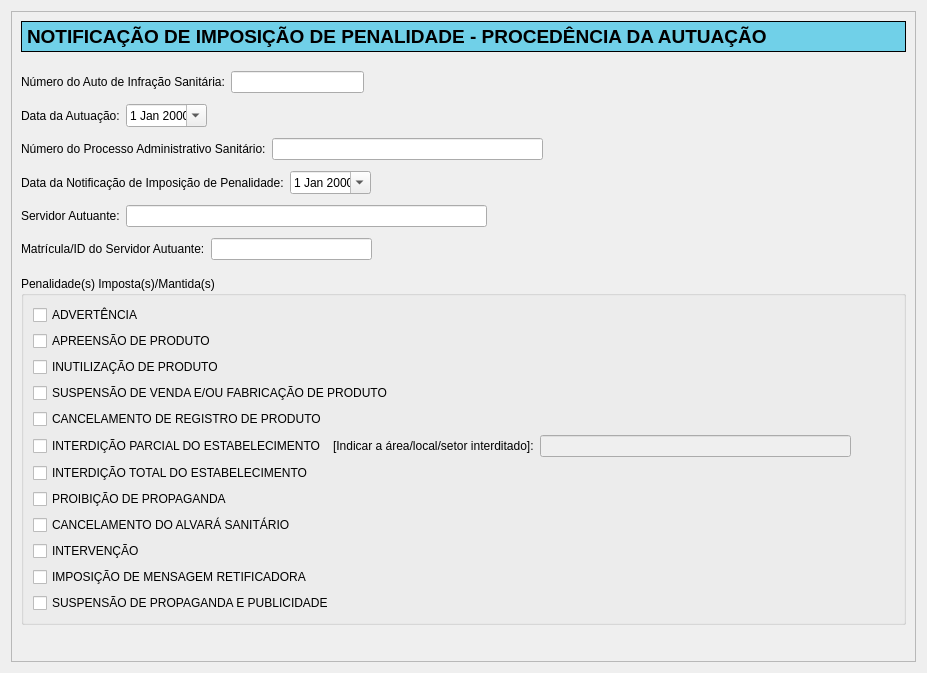
<?xml version="1.0" encoding="UTF-8"?>
<ui version="4.0">
 <class>NotifImposPenalidadeProcedencia</class>
 <widget class="QWidget" name="NotifImposPenalidadeProcedencia">
  <property name="geometry">
   <rect>
    <x>0</x>
    <y>0</y>
    <width>927</width>
    <height>673</height>
   </rect>
  </property>
  <property name="windowTitle">
   <string>Form</string>
  </property>
  <layout class="QVBoxLayout" name="verticalLayout">
   <item>
    <widget class="QScrollArea" name="scrollArea">
     <property name="widgetResizable">
      <bool>true</bool>
     </property>
     <widget class="QWidget" name="scrollAreaWidgetContents">
      <property name="geometry">
       <rect>
        <x>0</x>
        <y>0</y>
        <width>907</width>
        <height>653</height>
       </rect>
      </property>
      <layout class="QVBoxLayout" name="verticalLayout_3">
       <item>
        <widget class="QLabel" name="label">
         <property name="minimumSize">
          <size>
           <width>0</width>
           <height>31</height>
          </size>
         </property>
         <property name="styleSheet">
          <string notr="true">QLabel {
border: 1px solid black;
background-color: rgb(112,208,232);
font-weight: bold;
font-size: 14pt;
}</string>
         </property>
         <property name="text">
          <string>NOTIFICAÇÃO DE IMPOSIÇÃO DE PENALIDADE - PROCEDÊNCIA DA AUTUAÇÃO</string>
         </property>
        </widget>
       </item>
       <item>
        <spacer name="verticalSpacer">
         <property name="orientation">
          <enum>Qt::Vertical</enum>
         </property>
         <property name="sizeType">
          <enum>QSizePolicy::Fixed</enum>
         </property>
         <property name="sizeHint" stdset="0">
          <size>
           <width>20</width>
           <height>13</height>
          </size>
         </property>
        </spacer>
       </item>
       <item>
        <layout class="QHBoxLayout" name="horizontalLayout">
         <item>
          <widget class="QLabel" name="label_2">
           <property name="text">
            <string>Número do Auto de Infração Sanitária:</string>
           </property>
          </widget>
         </item>
         <item>
          <widget class="QLineEdit" name="numAutoLineEdit">
           <property name="minimumSize">
            <size>
             <width>133</width>
             <height>0</height>
            </size>
           </property>
           <property name="maximumSize">
            <size>
             <width>133</width>
             <height>16777215</height>
            </size>
           </property>
          </widget>
         </item>
         <item>
          <spacer name="horizontalSpacer_7">
           <property name="orientation">
            <enum>Qt::Horizontal</enum>
           </property>
           <property name="sizeHint" stdset="0">
            <size>
             <width>40</width>
             <height>20</height>
            </size>
           </property>
          </spacer>
         </item>
        </layout>
       </item>
       <item>
        <spacer name="verticalSpacer_2">
         <property name="orientation">
          <enum>Qt::Vertical</enum>
         </property>
         <property name="sizeType">
          <enum>QSizePolicy::Fixed</enum>
         </property>
         <property name="sizeHint" stdset="0">
          <size>
           <width>20</width>
           <height>5</height>
          </size>
         </property>
        </spacer>
       </item>
       <item>
        <layout class="QHBoxLayout" name="horizontalLayout_2">
         <item>
          <widget class="QLabel" name="label_3">
           <property name="text">
            <string>Data da Autuação:</string>
           </property>
          </widget>
         </item>
         <item>
          <widget class="QDateEdit" name="dataAutuacaoDateEdit">
           <property name="minimumSize">
            <size>
             <width>81</width>
             <height>0</height>
            </size>
           </property>
           <property name="maximumSize">
            <size>
             <width>81</width>
             <height>16777215</height>
            </size>
           </property>
           <property name="calendarPopup">
            <bool>true</bool>
           </property>
          </widget>
         </item>
         <item>
          <spacer name="horizontalSpacer_6">
           <property name="orientation">
            <enum>Qt::Horizontal</enum>
           </property>
           <property name="sizeHint" stdset="0">
            <size>
             <width>40</width>
             <height>20</height>
            </size>
           </property>
          </spacer>
         </item>
        </layout>
       </item>
       <item>
        <spacer name="verticalSpacer_3">
         <property name="orientation">
          <enum>Qt::Vertical</enum>
         </property>
         <property name="sizeType">
          <enum>QSizePolicy::Fixed</enum>
         </property>
         <property name="sizeHint" stdset="0">
          <size>
           <width>20</width>
           <height>5</height>
          </size>
         </property>
        </spacer>
       </item>
       <item>
        <layout class="QHBoxLayout" name="horizontalLayout_3">
         <item>
          <widget class="QLabel" name="label_4">
           <property name="text">
            <string>Número do Processo Administrativo Sanitário:</string>
           </property>
          </widget>
         </item>
         <item>
          <widget class="QLineEdit" name="numProcessoLineEdit">
           <property name="minimumSize">
            <size>
             <width>271</width>
             <height>0</height>
            </size>
           </property>
           <property name="maximumSize">
            <size>
             <width>271</width>
             <height>16777215</height>
            </size>
           </property>
          </widget>
         </item>
         <item>
          <spacer name="horizontalSpacer_5">
           <property name="orientation">
            <enum>Qt::Horizontal</enum>
           </property>
           <property name="sizeHint" stdset="0">
            <size>
             <width>40</width>
             <height>20</height>
            </size>
           </property>
          </spacer>
         </item>
        </layout>
       </item>
       <item>
        <spacer name="verticalSpacer_4">
         <property name="orientation">
          <enum>Qt::Vertical</enum>
         </property>
         <property name="sizeType">
          <enum>QSizePolicy::Fixed</enum>
         </property>
         <property name="sizeHint" stdset="0">
          <size>
           <width>20</width>
           <height>5</height>
          </size>
         </property>
        </spacer>
       </item>
       <item>
        <layout class="QHBoxLayout" name="horizontalLayout_4">
         <item>
          <widget class="QLabel" name="label_5">
           <property name="text">
            <string>Data da Notificação de Imposição de Penalidade:</string>
           </property>
          </widget>
         </item>
         <item>
          <widget class="QDateEdit" name="dataNotifDateEdit">
           <property name="minimumSize">
            <size>
             <width>81</width>
             <height>0</height>
            </size>
           </property>
           <property name="maximumSize">
            <size>
             <width>81</width>
             <height>16777215</height>
            </size>
           </property>
           <property name="calendarPopup">
            <bool>true</bool>
           </property>
          </widget>
         </item>
         <item>
          <spacer name="horizontalSpacer_4">
           <property name="orientation">
            <enum>Qt::Horizontal</enum>
           </property>
           <property name="sizeHint" stdset="0">
            <size>
             <width>40</width>
             <height>20</height>
            </size>
           </property>
          </spacer>
         </item>
        </layout>
       </item>
       <item>
        <spacer name="verticalSpacer_6">
         <property name="orientation">
          <enum>Qt::Vertical</enum>
         </property>
         <property name="sizeType">
          <enum>QSizePolicy::Fixed</enum>
         </property>
         <property name="sizeHint" stdset="0">
          <size>
           <width>20</width>
           <height>5</height>
          </size>
         </property>
        </spacer>
       </item>
       <item>
        <layout class="QHBoxLayout" name="horizontalLayout_6">
         <item>
          <widget class="QLabel" name="label_7">
           <property name="text">
            <string>Servidor Autuante:</string>
           </property>
          </widget>
         </item>
         <item>
          <widget class="QLineEdit" name="nomeServidorLineEdit">
           <property name="minimumSize">
            <size>
             <width>361</width>
             <height>0</height>
            </size>
           </property>
           <property name="maximumSize">
            <size>
             <width>361</width>
             <height>16777215</height>
            </size>
           </property>
          </widget>
         </item>
         <item>
          <spacer name="horizontalSpacer_2">
           <property name="orientation">
            <enum>Qt::Horizontal</enum>
           </property>
           <property name="sizeHint" stdset="0">
            <size>
             <width>40</width>
             <height>20</height>
            </size>
           </property>
          </spacer>
         </item>
        </layout>
       </item>
       <item>
        <spacer name="verticalSpacer_7">
         <property name="orientation">
          <enum>Qt::Vertical</enum>
         </property>
         <property name="sizeType">
          <enum>QSizePolicy::Fixed</enum>
         </property>
         <property name="sizeHint" stdset="0">
          <size>
           <width>20</width>
           <height>5</height>
          </size>
         </property>
        </spacer>
       </item>
       <item>
        <layout class="QHBoxLayout" name="horizontalLayout_7">
         <item>
          <widget class="QLabel" name="label_8">
           <property name="text">
            <string>Matrícula/ID do Servidor Autuante:</string>
           </property>
          </widget>
         </item>
         <item>
          <widget class="QLineEdit" name="idServidorLineEdit">
           <property name="minimumSize">
            <size>
             <width>161</width>
             <height>0</height>
            </size>
           </property>
           <property name="maximumSize">
            <size>
             <width>161</width>
             <height>16777215</height>
            </size>
           </property>
          </widget>
         </item>
         <item>
          <spacer name="horizontalSpacer">
           <property name="orientation">
            <enum>Qt::Horizontal</enum>
           </property>
           <property name="sizeHint" stdset="0">
            <size>
             <width>40</width>
             <height>20</height>
            </size>
           </property>
          </spacer>
         </item>
        </layout>
       </item>
       <item>
        <spacer name="verticalSpacer_5">
         <property name="orientation">
          <enum>Qt::Vertical</enum>
         </property>
         <property name="sizeType">
          <enum>QSizePolicy::Fixed</enum>
         </property>
         <property name="sizeHint" stdset="0">
          <size>
           <width>20</width>
           <height>10</height>
          </size>
         </property>
        </spacer>
       </item>
       <item>
        <widget class="QGroupBox" name="groupBox">
         <property name="font">
          <font>
           <weight>50</weight>
           <bold>false</bold>
          </font>
         </property>
         <property name="title">
          <string>Penalidade(s) Imposta(s)/Mantida(s)</string>
         </property>
         <layout class="QVBoxLayout" name="verticalLayout_2">
          <item>
           <widget class="QCheckBox" name="checkBoxAdvertencia">
            <property name="text">
             <string>ADVERTÊNCIA</string>
            </property>
           </widget>
          </item>
          <item>
           <widget class="QCheckBox" name="checkBoxApreensaoProduto">
            <property name="text">
             <string>APREENSÃO DE PRODUTO</string>
            </property>
           </widget>
          </item>
          <item>
           <widget class="QCheckBox" name="checkBoxInutilizacaoProduto">
            <property name="text">
             <string>INUTILIZAÇÃO DE PRODUTO</string>
            </property>
           </widget>
          </item>
          <item>
           <widget class="QCheckBox" name="checkBoxSuspensaoVendaFabricacaoProduto">
            <property name="text">
             <string>SUSPENSÃO DE VENDA E/OU FABRICAÇÃO DE PRODUTO</string>
            </property>
           </widget>
          </item>
          <item>
           <widget class="QCheckBox" name="checkBox_5">
            <property name="text">
             <string>CANCELAMENTO DE REGISTRO DE PRODUTO</string>
            </property>
           </widget>
          </item>
          <item>
           <layout class="QHBoxLayout" name="horizontalLayout_8">
            <item>
             <widget class="QCheckBox" name="checkBoxInterdicaoParcialEstab">
              <property name="text">
               <string>INTERDIÇÃO PARCIAL DO ESTABELECIMENTO</string>
              </property>
             </widget>
            </item>
            <item>
             <widget class="QLabel" name="label_9">
              <property name="text">
               <string>[Indicar a área/local/setor interditado]:</string>
              </property>
             </widget>
            </item>
            <item>
             <widget class="QLineEdit" name="setorInterditadoParcialmenteLineEdit">
              <property name="enabled">
               <bool>false</bool>
              </property>
              <property name="minimumSize">
               <size>
                <width>311</width>
                <height>0</height>
               </size>
              </property>
              <property name="maximumSize">
               <size>
                <width>311</width>
                <height>16777215</height>
               </size>
              </property>
             </widget>
            </item>
            <item>
             <spacer name="horizontalSpacer_8">
              <property name="orientation">
               <enum>Qt::Horizontal</enum>
              </property>
              <property name="sizeHint" stdset="0">
               <size>
                <width>40</width>
                <height>20</height>
               </size>
              </property>
             </spacer>
            </item>
           </layout>
          </item>
          <item>
           <widget class="QCheckBox" name="checkBoxInterdicaoTotalEstab">
            <property name="text">
             <string>INTERDIÇÃO TOTAL DO ESTABELECIMENTO</string>
            </property>
           </widget>
          </item>
          <item>
           <widget class="QCheckBox" name="checkBoxProibicaoPropaganda">
            <property name="text">
             <string>PROIBIÇÃO DE PROPAGANDA</string>
            </property>
           </widget>
          </item>
          <item>
           <widget class="QCheckBox" name="checkBoxCancelamentoAlvara">
            <property name="text">
             <string>CANCELAMENTO DO ALVARÁ SANITÁRIO</string>
            </property>
           </widget>
          </item>
          <item>
           <widget class="QCheckBox" name="checkBoxIntervencao">
            <property name="text">
             <string>INTERVENÇÃO</string>
            </property>
           </widget>
          </item>
          <item>
           <widget class="QCheckBox" name="checkBoxImposicaoMensagemRetificadora">
            <property name="text">
             <string>IMPOSIÇÃO DE MENSAGEM RETIFICADORA</string>
            </property>
           </widget>
          </item>
          <item>
           <widget class="QCheckBox" name="checkBoxSuspensaoPropagandaPublicidade">
            <property name="text">
             <string>SUSPENSÃO DE PROPAGANDA E PUBLICIDADE</string>
            </property>
           </widget>
          </item>
         </layout>
        </widget>
       </item>
       <item>
        <spacer name="verticalSpacer_8">
         <property name="orientation">
          <enum>Qt::Vertical</enum>
         </property>
         <property name="sizeHint" stdset="0">
          <size>
           <width>20</width>
           <height>124</height>
          </size>
         </property>
        </spacer>
       </item>
      </layout>
     </widget>
    </widget>
   </item>
  </layout>
 </widget>
 <resources/>
 <connections/>
</ui>
